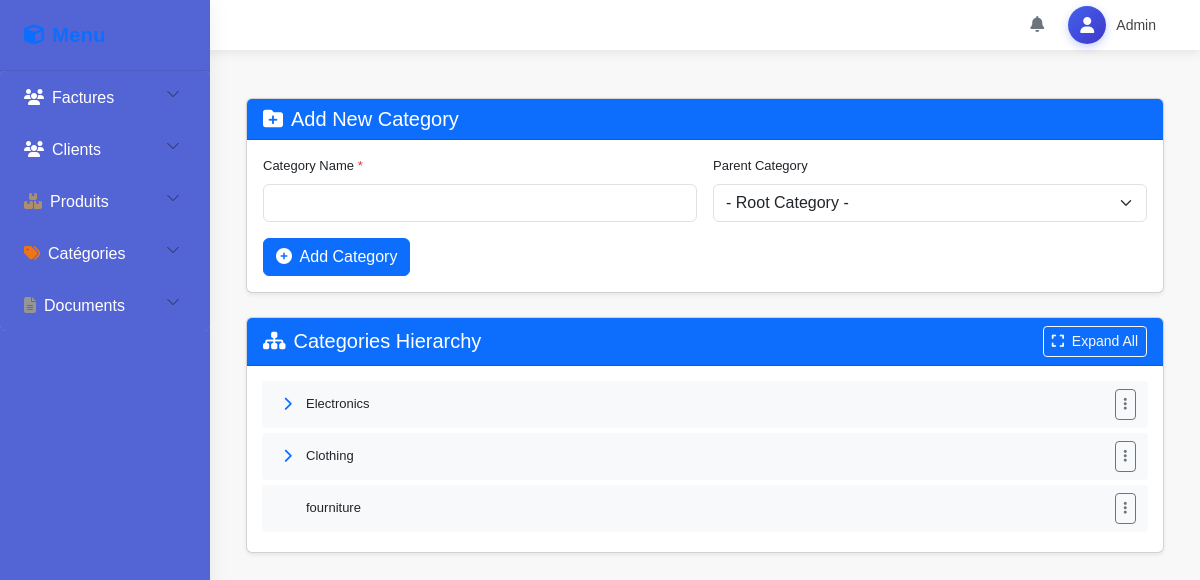
The page /categories on the database its author committed.
### tables this page shows
CREATE TABLE `categories` (
  `id` int(11) NOT NULL,
  `nom` varchar(255) NOT NULL,
  `parent_id` int(11) DEFAULT NULL
);

### app/controllers/CategorieController.php (called while the page is built, shortened)
<?php
require_once MODEL_PATH . '/CategorieModel.php';
class CategorieController {
    private $categorieModel;
    public function __construct($db) {
        $this->categorieModel = new CategorieModel($db);
    }
    public function index() {
        $categories = $this->categorieModel->getCategoryTree();
        include VIEW_PATH . '/layouts/main.php';
    }
}

### app/models/CategorieModel.php (called while the page is built, shortened)
<?php
class CategorieModel {
    public $db;
    public function __construct($dbConnection) {
        $this->db = $dbConnection;
    }
    public function getCategoryTree($parentId = null) {
        try {
            $query = "SELECT * FROM categories WHERE parent_id "
                   . ($parentId ? "= ?" : "IS NULL") ;
            $stmt = $this->db->prepare($query);
            $stmt->execute($parentId ? [$parentId] : []);
            $tree = [];
            while ($row = $stmt->fetch(PDO::FETCH_ASSOC)) {
                $row['children'] = $this->getCategoryTree($row['id']);
                $tree[] = $row;
            }
            return $tree;
        } catch (PDOException $e) {
            error_log("Category tree error: " . $e->getMessage());
            return [];
        }
    }
}

### app/views/pages/categories/index.php (the view, shortened to what this page needs)
<di?php // At the top of the form page (add.php):
if (empty($_SESSION['csrf_token'])) {
    $_SESSION['csrf_token'] = bin2hex(random_bytes(32));
}
?>
<div class="container categories mt-4">
    <div class="card mb-4 shadow-sm">
        <div class="card-header bg-primary text-white">
            <div class="h5 mb-0"><i class="fas fa-folder-plus me-2"></i>Add New Category</div>
        </div>
        <div class="card-body">
            <form id="addCategoryForm" class="needs-validation" novalidate>
                <div class="row g-3">
                    <div class="col-md-6">
                        <label for="categoryName" class="form-label">Category Name <span class='text-danger'>*</span></label>
                        <input type="text" class="form-control" id="categoryName" name="categoryName" required>
                    </div>
                    <div class="col-md-6">
                        <label for="parentCategory" class="form-label">Parent Category</label>
                        <select class="form-select" name="parentCategory" id="parentCategory">
                            <option value="">- Root Category -</option>
                        </select>
                    </div>
                </div>
                <div class="mt-3">
                    <button type="submit" class="btn btn-primary">
                        <i class="fas fa-plus-circle me-1"></i> Add Category
                    </button>
                </div>
            </form>
        </div>
    </div>
    <div class="card shadow-sm">
        <div class="card-header bg-primary text-white d-flex justify-content-between align-items-center">
            <div class="h5 mb-0"><i class="fas fa-sitemap me-2"></i>Categories Hierarchy</div>
            <button id="expandAllBtn" class="btn btn-sm btn-outline-light">
                <i class="fas fa-expand me-1"></i> Expand All
            </button>
        </div>
        <div class="card-body p-0">
            <div id="categoryTree" class="tree-view">
                <?php function renderCategories($categories, $level = 0) { ?>
                    <?php foreach ($categories as $category): ?>
                        <div class="tree-node" data-level="<?= $level ?>" data-category-id="<?= $category['id'] ?>">
                            <div class="node-header">
                                <?php if (!empty($category['children'])): ?>
                                    <button class="toggle-btn btn btn-sm btn-link">
                                        <i class="fas fa-chevron-right"></i>
                                    </button>
                                <?php else: ?>
                                    <span class="toggle-spacer"></span>
                                <?php endif; ?>
                                <span class="node-name"><?= htmlspecialchars($category['nom']) ?></span>
                                <div class="node-actions dropdown">
                                    <button class="btn btn-sm btn-outline-secondary dropdown-toggle" type="button" data-bs-toggle="dropdown">
                                        <i class="fas fa-ellipsis-v"></i>
                                    </button>
                                </div>
                            </div>
                            <?php if (!empty($category['children'])): ?>
                                    <?php renderCategories($category['children'], $level + 1); ?>
                            <?php endif; ?>
                        </div>
                    <?php endforeach; ?>
                <?php } ?>
                <?php renderCategories($categories); ?>
            </div>
        </div>
    </div>
</div>

### public/assets/css/app.css (style rules this page uses)
:root { --primary-color: #4361ee; --secondary-color: #3f37c9; --light-color: #f8f9fa; --dark-color: #212529; --sidebar-width: 210px; --sidebar-bg: #5365d5; --sidebar-hover: #f3f5ff; --border-radius: 8px; --transition-speed: 0.3s; }
body { font-family: 'Poppins', Arial, sans-serif; background-color: #f5f7fa; overflow-x: hidden; }

### app/views/pages/categories/index.php (style rules this page uses)
.categories { font-size: 13px; height: 80vh; }
.categories .card-header { font-size: 16px; }
.tree-view { padding: 15px; }
.tree-node { margin-bottom: 5px; }
.node-header { display: flex; align-items: center; padding: 8px 12px; border-radius: 4px; background-color: #f8f9fa; transition: all 0.2s; }
.toggle-btn, .toggle-spacer { width: 24px; min-width: 24px; text-align: center; margin-right: 8px; }
.toggle-btn i { transition: transform 0.2s; }
.node-name { flex-grow: 1; font-weight: 500; }
.node-actions { margin-left: auto; }
.dropdown-toggle::after { display: none; }

### rows shown on the page
categories: nom "Electronics"
categories: nom "Clothing"
categories: nom "fourniture"
